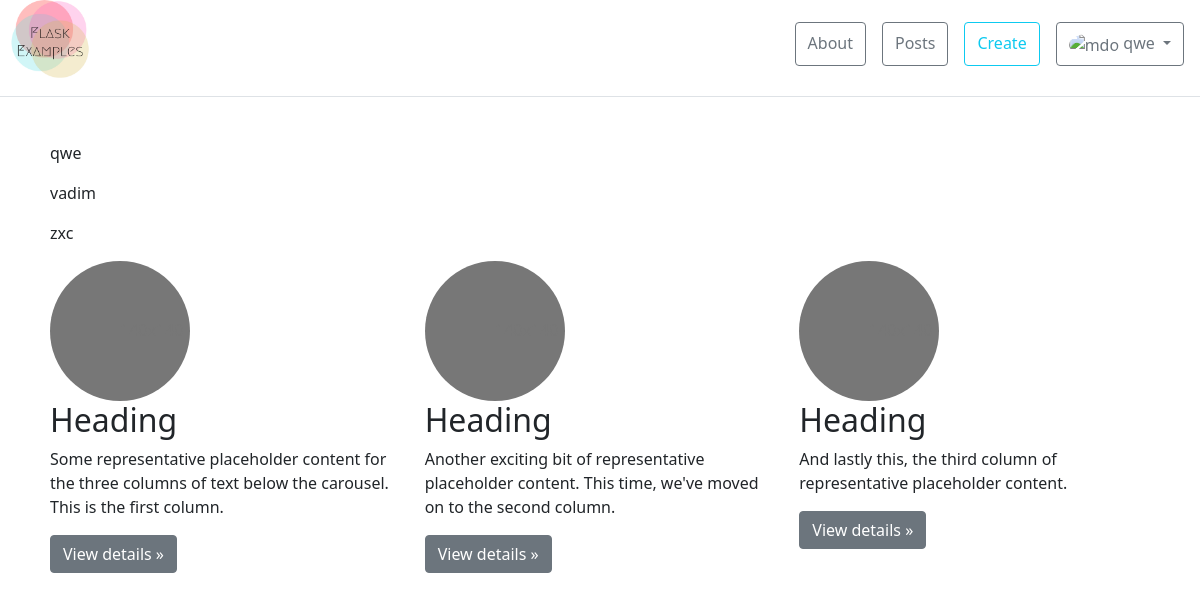
Page / (signed in) on the earlier database version.
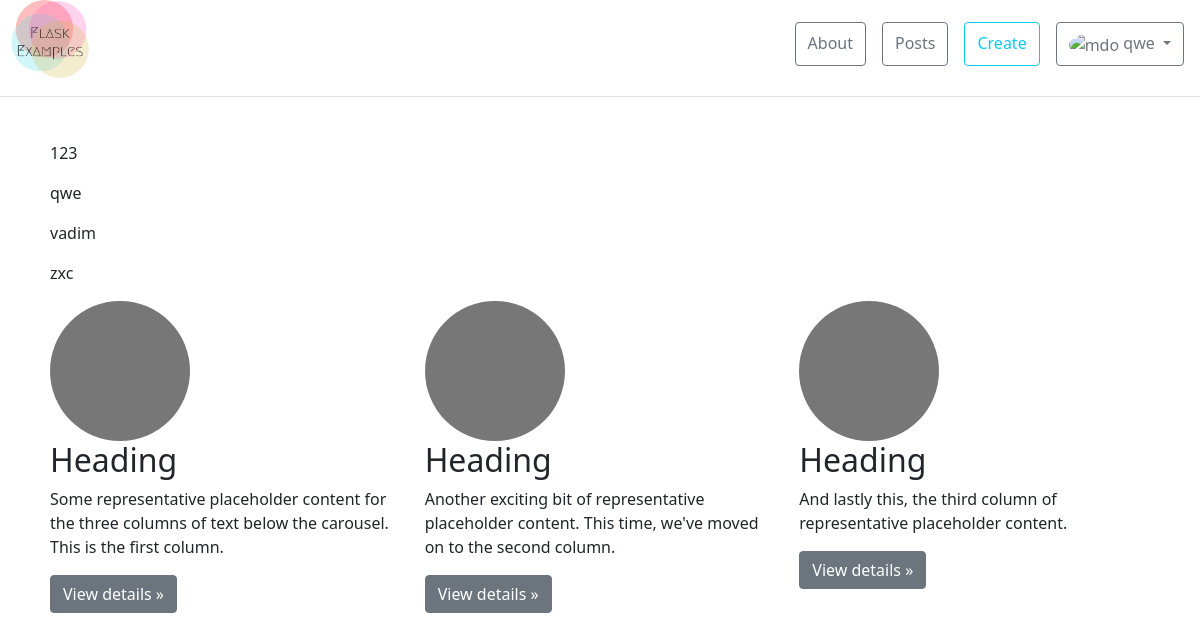
Same page on the later database version.
### app.py (models this page shows)
class User(db.Model, UserMixin):
    __tablename__ = "user"
    id = db.Column(db.Integer, primary_key=True)
    username = db.Column(db.String(20), nullable=False)
    password = db.Column(db.String(50), nullable=False)

### app.py (the view)
@app.route('/')
def index():
    user_list = User.query.order_by('username').all()
    return render_template('index.html', user_list=user_list)

### app.py (called while the page is built)
@login_manager.user_loader
def load_user(user_id):
    return User.query.get(int(user_id))

### templates/index.html (shortened to what this page needs)
{% extends 'base.html' %}
{% block body %}
<div class="container">
    {% for user in user_list %}
    <p>{{user.username}}</p>
    {% endfor %}
    <div class="row">
        <div class="col-lg-4">
            <h2>Heading</h2>
            <p>Some representative placeholder content for the three columns of text below the carousel. This is the
                first column.</p>
            <p><a class="btn btn-secondary" href="#">View details »</a></p>
        </div>
        <div class="col-lg-4">
            <h2>Heading</h2>
            <p>Another exciting bit of representative placeholder content. This time, we've moved on to the second
                column.</p>
            <p><a class="btn btn-secondary" href="#">View details »</a></p>
        </div>
        <div class="col-lg-4">
            <h2>Heading</h2>
            <p>And lastly this, the third column of representative placeholder content.</p>
            <p><a class="btn btn-secondary" href="#">View details »</a></p>
        </div>
    </div>
</div>
{% endblock %}

### templates/base.html (shortened to what this page needs)
<!DOCTYPE html>
<html lang="en">
<head>
    <link href="https://cdn.jsdelivr.net/npm/bootstrap@5.1.0/dist/css/bootstrap.min.css" rel="stylesheet"
>
    <link rel="stylesheet" href="{{url_for('static', filename='css/signin.css')}}">
    <link rel="stylesheet" href="{{url_for('static', filename='css/style.css')}}">
</head>
<body>
<div>
    <header>
        <div class="d-flex flex-column flex-md-row align-items-center pb-3 mb-4 border-bottom">
            <div class="lft-mg5">
            <a href="/" class="d-flex align-items-center text-dark text-decoration-none">
                <img src="{{url_for('static', filename='images/logo.png')}}" height="80px" alt="logo">
            </a>
            </div>
            <nav class="d-inline-flex mt-md-2 ms-md-auto">
                <a class="me-3 py-2 btn btn-outline-secondary" href="/about">About</a>
                <a class="me-3 py-2 btn btn-outline-secondary" href="/posts">Posts</a>
                {% if current_user.is_authenticated %}
                <a class="me-3 py-2 btn btn-outline-info" href="/create_post">Create</a>
                <div class="dropdown">
                    <a class="me-3 py-2 btn btn-outline-secondary dropdown-toggle" href="#" role="button"
                       id="dropdownMenuLink"
                       data-bs-toggle="dropdown" aria-expanded="false">
                        <img src="https://github.com/sl9site.png" alt="mdo" width="32" height="32"
                             class="rounded-circle">
                        {{current_user.username}}
                    </a>
                </div>
                {%else %}
                <a class="me-3 py-2 btn btn-outline-primary" href="/login">login</a>
                {% endif %}
            </nav>
        </div>
    </header>
    {% block body %}{% endblock %}
</div>
</body>
</html>

Differences in the rows shown:
added User: username "123"
